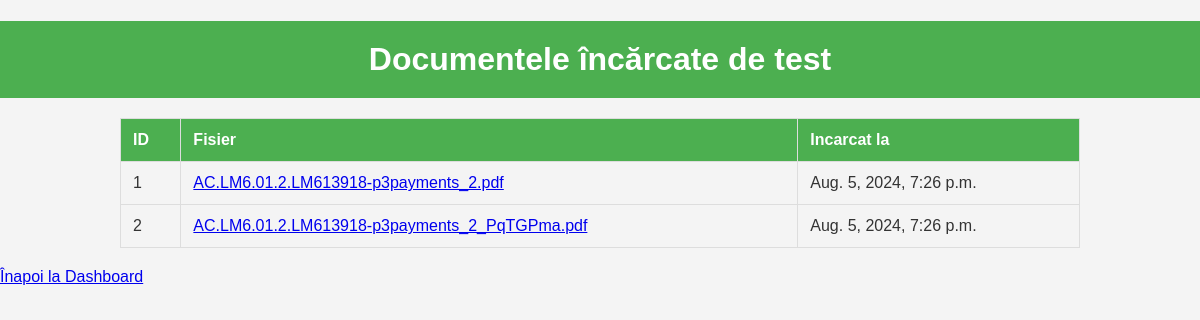
Screenshot of /user/2/ (signed in) with the database file from the repository.
### cmr_app/models.py (models this page shows, shortened)
class CMR(models.Model):
    user = models.ForeignKey(User, on_delete=models.CASCADE)
    file = models.FileField(upload_to='cmrs/')
    uploaded_at = models.DateTimeField(auto_now_add=True)

### cmr_app/views.py (the view)
# urls.py: path('user/<int:user_id>/', views.user_documents, name='user_documents'),
@user_passes_test(lambda u: u.is_staff)
def user_documents(request, user_id):
    user = get_object_or_404(User, id=user_id)
    documents = CMR.objects.filter(user=user)
    return render(request, 'cmr_app/user_documents.html', {'user': user, 'documents': documents})

### cmr_app/templatetags/custom_filters.py (called while the page is built)
@register.filter
def basename(value):
    return os.path.basename(value)

### cmr_app/templates/cmr_app/user_documents.html (shortened to what this page needs)
<!DOCTYPE html>
<html>
<head>
    {% load static %}
    {% load custom_filters %}
    <link rel="stylesheet" type="text/css" href="{% static 'cmr_app/styles.css' %}">
</head>
<body>
    <h1>Documentele încărcate de {{ user.username }}</h1>
    <table>
        <tr>
            <th>ID</th>
            <th>Fisier</th>
            <th>Incarcat la</th>
        </tr>
        {% for document in documents %}
        <tr>
            <td>{{ document.id }}</td>
            <td><a href="{{ document.file.url }}">{{ document.file.name|basename }}</a></td>
            <td>{{ document.uploaded_at }}</td>
        </tr>
        {% endfor %}
    </table>
    <a href="{% url 'cmr_app:dashboard' %}">Înapoi la Dashboard</a>
</body>
</html>

### cmr_app/static/cmr_app/styles.css (style rules this page uses)
body { font-family: Arial, sans-serif; background-color: #f4f4f4; color: #333; margin: 0; padding: 0; }
h1 { background-color: #4CAF50; color: white; padding: 20px; text-align: center; margin-bottom: 20px; }
table { width: 80%; margin: 20px auto; border-collapse: collapse; }
table, th, td { border: 1px solid #ddd; }
th, td { padding: 12px; text-align: left; }
th { background-color: #4CAF50; color: white; }

### rows the page displays
CMR: id "1", file.name|basename "AC.LM6.01.2.LM613918-p3payments_2.pdf", uploaded_at "Aug. 5, 2024, 7:26 p.m."
CMR: id "2", file.name|basename "AC.LM6.01.2.LM613918-p3payments_2_PqTGPma.pdf", uploaded_at "Aug. 5, 2024, 7:26 p.m."

### other values shown
{{ user.username }} "test"
